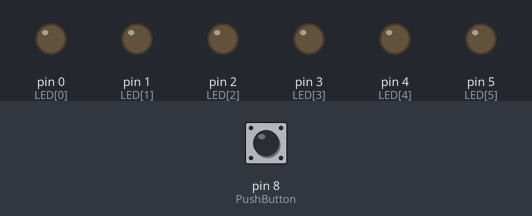
Recording of a sketch running on a simulated Arduino Uno, built with avr-gcc and run on an emulated ATmega328P. Shown: output pins drawn as LEDs (lit = HIGH). Inputs (shaded band) come from the test bench; at power-on: pin 8 (PushButton) LOW. Random numbers use the default seed unless the sketch sets one.

Above: at 1.2 s.
1.3 s: pin 8 (PushButton) pulled HIGH for 0.15 s
At 2.2 s:
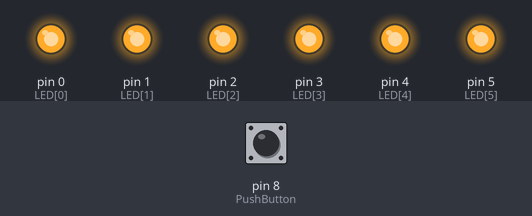
4.3 s: pin 8 (PushButton) pulled HIGH for 3.2 s
At 6.6 s:
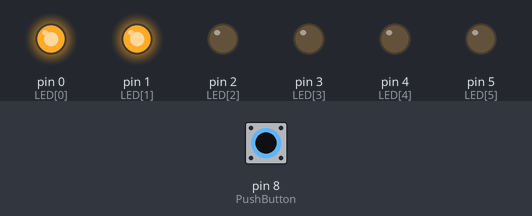
9.0 s: pin 8 (PushButton) pulled HIGH for 1 s
At 9.8 s:
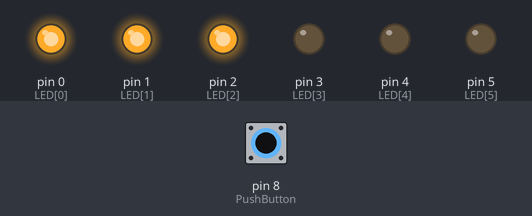
Timing chart, 0 to 13.7 s (numbered marks = the images above; inputs shaded):
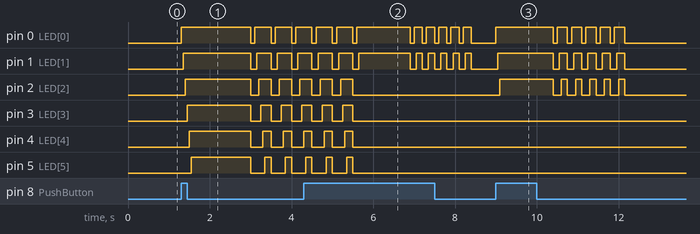

Measured:
- after the input at 1.3 s, pin 0 (LED[0]): LOW → HIGH at once, then repeats every 0.50 s: LOW 0.10 s, HIGH 0.40 s; pin 1 (LED[1]): LOW → HIGH after 0.05 s, then repeats every 0.50 s: LOW 0.15 s, HIGH 0.35 s
- after the input at 9.0 s, pin 0 (LED[0]): LOW → HIGH at once, then repeats every 0.35 s: LOW 0.10 s, HIGH 0.25 s, until it stays LOW from 12.2 s; pin 1 (LED[1]): LOW → HIGH after 0.05 s, then repeats every 0.35 s: LOW 0.15 s, HIGH 0.20 s, until it stays LOW from 12.2 s

The sketch:

circuit_2.ino
```cpp
const int LED[] = {0,1,2,3,4,5};
const int PushButton = 8;
int Count = 0;
//int NewCount;
// value to check state of button switch


void setup() {
  for (int i = 0; i <= 5; i++) {
    pinMode(LED[i], OUTPUT);
  }
  pinMode(PushButton, INPUT);

}


void ShowLedsNumber(int number)
{
	for (int i = 0; i <= number; i++)
      {
        digitalWrite(LED[i], HIGH);
        delay(50);
      }
}


void LedsOff()
{
  	for (int i = 0; i <= 6; i++)
      digitalWrite(LED[i], LOW);
}

void LedsFlash(int number)
{
	int i = 0;
  	while (i < 6)
    {
    	ShowLedsNumber(number);
      	delay(100);
      	LedsOff();
      	delay(100);
      	i++;
    }
}

void loop()
{

	int RandomNumber = random(0,6);

  	if (digitalRead(8) == HIGH)
    {
      ShowLedsNumber(RandomNumber);
      delay(1000);
      LedsFlash(RandomNumber);
    }


}
```
